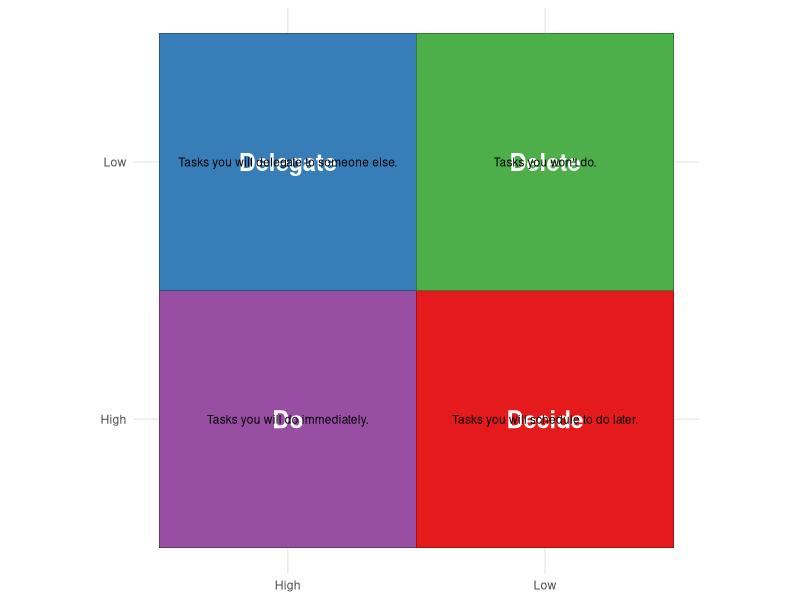

The R source for this figure:
## ---- chunk 1
if (!require(ggplot2)) { install.packages("ggplot2") }
## ---- chunk 2
library(ggplot2)

df <- data.frame( Importance = rep(c("High", "Low"), each = 2), Urgency = rep(c("High", "Low"), times = 2), Category = c("Do", "Decide", "Delegate", "Delete"), text = c("Tasks you will do immediately.", "Tasks you will schedule to do later.", "Tasks you will delegate to someone else.", "Tasks you won't do.") )

task_list <- list(
  task1 = list(Task_Name = "Email Marketing Campaign", Importance = 5, Urgency = 4),
  task2 = list(Task_Name = "Website Update", Importance = 3, Urgency = 3),
  task3 = list(Task_Name = "New Product Launch", Importance = 4, Urgency = 5),
  task4 = list(Task_Name = "Team Meeting", Importance = 2, Urgency = 1),
  task5 = list(Task_Name = "Client Follow-up", Importance = 4, Urgency = 4)
)

tasks <- data.frame(
  Task = c("Task 1", "Task 2", "Task 3", "Task 4", "Task 5"),
  Importance = c(5, 4, 3, 2, 1),
  Urgency = c(5, 4, 3, 2, 1)
)

plot <- ggplot(tasks, aes(x = Urgency, y = Importance, label = Task)) +
  geom_point(aes(size = 3), color = "red") +
  geom_text(hjust = -0.2) +
  scale_x_continuous(breaks = seq(1, 5, by = 1)) +
  scale_y_continuous(breaks = seq(1, 5, by = 1)) +
  labs(x = "Urgency", y = "Importance") +
  ggtitle("Eisenhower's Matrix") +
  theme_minimal()


plot <- ggplot(df, aes(x = Urgency, y = Importance, label = Category)) + geom_tile(aes(fill = Category), colour = "black") + geom_text(size = 6, fontface = "bold", colour = "white") + theme_minimal() + theme(legend.position = "none", axis.title.x = element_blank(),axis.title.y = element_blank()) + scale_fill_brewer(palette = "Set1") + coord_fixed() + scale_x_discrete(limits = c("High", "Low")) + scale_y_discrete(limits = c("High", "Low")) + annotate("text", x = c("High", "Low", "High", "Low"), y = c("High", "High", "Low", "Low"), label = df$text, size = 3)

print(plot)
